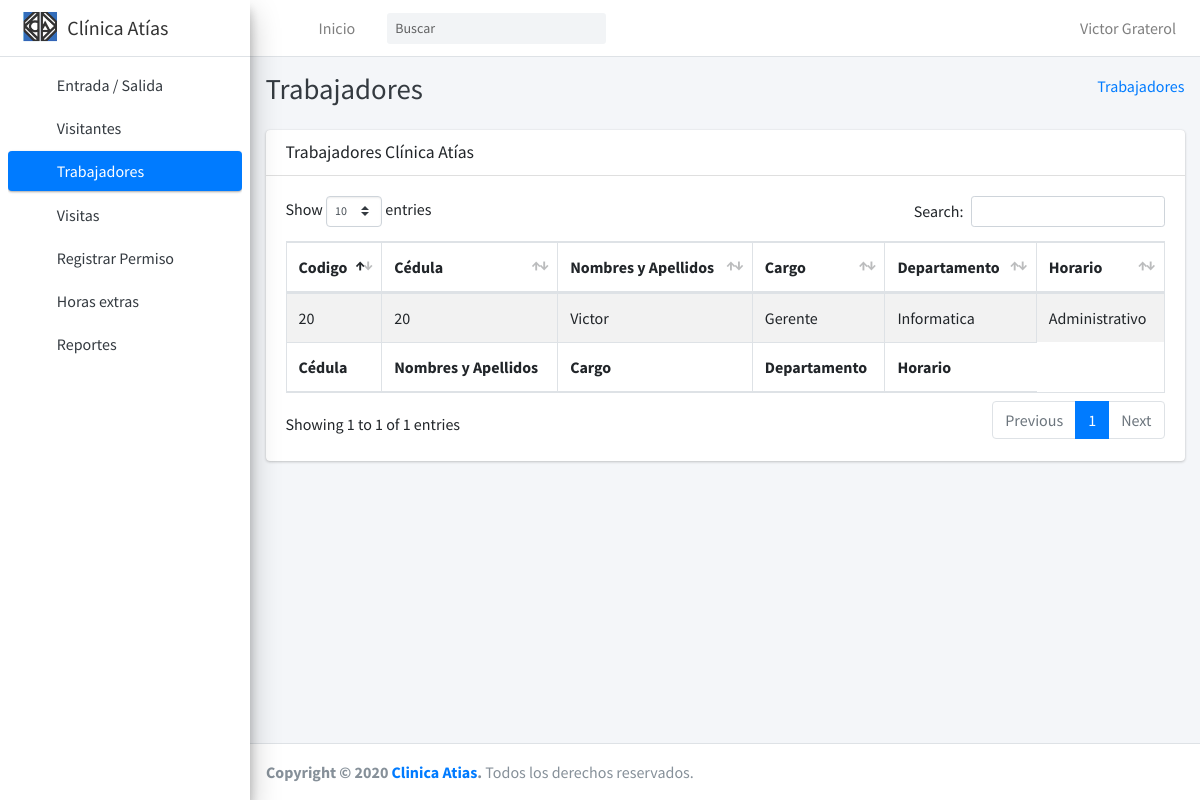
Screenshot of /trabajadores/ (signed in) with the database file from the repository.
### registration/models.py (models this page shows, shortened)
class Profile(models.Model):
    sexo_select = [
        ('M', 'Masculino'),
        ('F', 'Femenino'),
    ]
    choise_estatus = [
        ('A', 'Activo'),
        ('I', 'Inactivo'),
    ]
    user = models.OneToOneField(User, on_delete=models.CASCADE, related_name="get_profile")
    codigo = models.IntegerField(verbose_name='Código', null=True, blank=True)
    cedula = models.IntegerField(verbose_name='Cédula')
    cargo = models.CharField(max_length=150 , verbose_name='Cargo')
    departamento = models.ForeignKey(departamento, verbose_name="Departamento", on_delete=models.CASCADE)
    nacimiento = models.DateField(verbose_name='Fecha de Nacimiento', null=True, blank=True)
    sexo = models.CharField(max_length=1, choices=sexo_select, default='M',)
    tlf1 = models.CharField(max_length=50 , verbose_name='Teléfono 1', null = True, blank = True)
    tlf2 = models.CharField(max_length=50 , verbose_name='Teléfono 2', null = True, blank = True)
    horario = models.ForeignKey(horario, verbose_name="Horario", on_delete=models.CASCADE)
    estatus = models.CharField(max_length=1, choices=choise_estatus, default='A',)
    class Meta:
        verbose_name = 'trabajador'
        verbose_name_plural = 'trabajadores'
        ordering = ['codigo']

class departamento(models.Model):
    nombre = models.CharField(max_length=150 , verbose_name='Nombre')
    def __str__(self):
        return self.nombre

class horario(models.Model):
    nombre = models.CharField(max_length=150 , verbose_name='Nombre')
    dias = models.ManyToManyField(dia)
    entrada = models.TimeField()
    salida = models.TimeField()
    def __str__(self):
        return self.nombre

### core/views.py (the view)
# urls.py: path('trabajadores/', views.TrabajadoresListView.as_view(), name ='trabajadores'),
@method_decorator(login_required, name='dispatch')
class TrabajadoresListView(ListView):
    model = Profile
    template_name = 'core/trabajadores.html'

### core/templates/core/trabajadores.html (shortened to what this page needs)
{% extends "core/base.html" %}
{% load static %}
{% block titulo %} Trabajadores {% endblock %}
{% block head %}
  <link rel="stylesheet" href="{% static 'core/plugins/datatables-bs4/css/dataTables.bootstrap4.min.css' %}">
  <link rel="stylesheet" href="{% static 'core/plugins/datatables-responsive/css/responsive.bootstrap4.min.css' %}">
{% endblock %}
{% block breadcums %}
    <li class="breadcrumb-item"><a href="#">Trabajadores</a></li>
{% endblock %}
{% block contenido %}
    <div class="row">
        <div class="col-12">
            <div class="card">
                <div class="card-header">
                    <h3 class="card-title">Trabajadores Clínica Atías</h3>
                </div>
                <div class="card-body">
                    <table id="example1" class="table table-bordered table-striped">
                        <thead>
                            <tr>
                                <th>Codigo</th>
                                <th>Cédula</th>
                                <th>Nombres y Apellidos</th>
                                <th>Cargo</th>
                                <th>Departamento</th>
                                <th>Horario</th>
                            </tr>
                        </thead>
                        <tbody>
                            {% for trabajador in object_list %}
                                <tr>
                                    <td> {{ trabajador.codigo}} </td>
                                    <td> {{ trabajador.cedula}} </td>
                                    <td>{{ trabajador.user.first_name}} {{ trabajador.user.last}}</td>
                                    <td>{{ trabajador.cargo}}</td>
                                    <td>{{ trabajador.departamento}}</td>
                                    <td>{{ trabajador.horario}}</td>
                                </tr>
                            {% endfor %}
                        </tbody>
                        <tfoot>
                            <tr>
                                <th>Cédula</th>
                                <th>Nombres y Apellidos</th>
                                <th>Cargo</th>
                                <th>Departamento</th>
                                <th>Horario</th>
                            </tr>
                        </tfoot>
                    </table>
                </div>
            </div>
        </div>
    </div>
{% endblock %}

### core/templates/core/base.html (shortened to what this page needs)
<!DOCTYPE html>
{% load static %}
<html>
<head>
  <link rel="stylesheet" href="{% static 'core/plugins/fontawesome-free/css/all.min.css' %}">
  <link rel="stylesheet" href="https://code.ionicframework.com/ionicons/2.0.1/css/ionicons.min.css">
  <link rel="stylesheet" href="{% static 'core/plugins/tempusdominus-bootstrap-4/css/tempusdominus-bootstrap-4.min.css' %}">
  <link rel="stylesheet" href="{% static 'core/plugins/icheck-bootstrap/icheck-bootstrap.min.css' %}">
  <link rel="stylesheet" href="{% static 'core/dist/css/adminlte.min.css' %}">
  <link rel="stylesheet" href="{% static 'core/plugins/overlayScrollbars/css/OverlayScrollbars.min.css' %}">
  <link rel="stylesheet" href="{% static 'core/plugins/jqvmap/jqvmap.min.css' %}">
  <link rel="stylesheet" href="{% static 'core/plugins/summernote/summernote-bs4.css' %}">
  <link rel="stylesheet" href="{% static 'core/plugins/select2/css/select2.min.css' %}">
  <link rel="stylesheet" href="{% static 'core/plugins/select2-bootstrap4-theme/select2-bootstrap4.min.css' %}">
  {% block head %}
  {% endblock %}
</head>
<body class="hold-transition sidebar-mini layout-fixed {% block sidebar %} {% endblock %}">
<div class="wrapper">
  <nav class="main-header navbar navbar-expand navbar-white navbar-light">
    <ul class="navbar-nav">
      <li class="nav-item">
        <a class="nav-link" data-widget="pushmenu" href="#" role="button"><i class="fas fa-bars"></i></a>
      </li>
      <li class="nav-item d-none d-sm-inline-block">
        <a href="{% url 'core:index' %}" class="nav-link">Inicio</a>
      </li>
    </ul>
    <form class="form-inline ml-3">
      <div class="input-group input-group-sm">
        <input class="form-control form-control-navbar" type="search" placeholder="Buscar" aria-label="Search">
        <div class="input-group-append">
          <button class="btn btn-navbar" type="submit">
            <i class="fas fa-search"></i>
          </button>
        </div>
      </div>
    </form>
    <ul class="navbar-nav ml-auto">
      <li class="nav-item dropdown user-menu">
        {% if request.user.is_authenticated %}
          <a href="#" class="nav-link dropdown-toggle" data-toggle="dropdown" aria-expanded="false">
            <span class="d-none d-md-inline"><i class="far fa-user"></i> {{ request.user.first_name }} {{ request.user.last_name }}</span>
          </a>
        {% else %}
          <a href="{% url 'login' %}" class="btn btn-outline-primary float-right"> <i class="far fa-user"></i> Iniciar Sesión</a>
        {% endif %}
      </li>
    </ul>
  </nav>
  <aside class="main-sidebar elevation-4 sidebar-light-primary">
    <a href="{% url 'core:index' %}" class="brand-link navbar-white">
      <img src="{% static 'core/images/logo.png' %}" alt="Clínica Atías Logo" class="brand-image" style="opacity: .8">
      <span class="brand-text font-weight-light"><b>Clínica Atías</b></span>
    </a>
    <div class="sidebar">
      <nav class="mt-2">
        <ul class="nav nav-pills nav-sidebar flex-column" data-widget="treeview" role="menu" data-accordion="false">
          <li class="nav-item">
            <a href="{% url 'core:index' %}" class="nav-link {% if request.path == '/' %} active {% endif %}">
              <i class="nav-icon fas fa-edit"></i>
              <p>
                Entrada / Salida
              </p>
            </a>
          </li>
          <li class="nav-item">
            <a href="{% url 'core:visitantes_add' %}" class="nav-link {% if "visitantes" in request.path %} active {% endif %}">
              <i class="nav-icon fas fa-edit"></i>
              <p>
                Visitantes
              </p>
            </a>
          </li>
          {% if request.user.is_authenticated %}
            <li class="nav-item">
              <a href="{% url 'core:trabajadores' %}" class="nav-link {% if 'trabajadores' in request.path %} active {% endif %}">
                <i class="nav-icon fas fa-users"></i>
                <p>
                  Trabajadores
                </p>
              </a>
            </li>
            <li class="nav-item">
              <a href="{% url 'core:visitas' %}" class="nav-link {% if 'visitas' in request.path %} active {% endif %}">
                <i class="nav-icon fas fa-users"></i>
                <p>
                  Visitas
                </p>
              </a>
            </li>
            <li class="nav-item">
              <a href="{% url 'core:permisos_add' %}" class="nav-link {% if 'permisos' in request.path %} active {% endif %}">
                <i class="nav-icon fas fa-users"></i>
                <p>
                  Registrar Permiso
                </p>
              </a>
            </li>
            <li class="nav-item">
              <a href="{% url 'core:extras_add' %}" class="nav-link {% if 'extras' in request.path %} active {% endif %}">
                <i class="nav-icon fas fa-calendar-check"></i>
                <p>
                  Horas extras
                </p>
              </a>
            </li>
            <li class="nav-item">
              <a href="{% url 'core:diario' %}" class="nav-link {% if 'diario' in request.path %} active {% endif %}">
                <i class="nav-icon fas fa-calendar-check"></i>
                <p>
                  Reportes
                </p>
              </a>
            </li>
          {% endif %}
        </ul>
      </nav>
    </div>
  </aside>
  <div class="content-wrapper">
    <div class="content-header">
      <div class="container-fluid">
        <div class="row mb-2">
          <div class="col-sm-6">
            <h1 class="m-0 text-dark">{% block titulo %} Inicio {% endblock %}</h1>
          </div>
          <div class="col-sm-6">
            <ol class="breadcrumb float-sm-right">
              {% block breadcums %}{% endblock %}
            </ol>
          </div>
        </div>
      </div>
    </div>
    <section class="content">
      <div class="container-fluid">
        {% block contenido %} {% endblock %}
      </div>
    </section>
  </div>
  <footer class="main-footer">
    <strong>Copyright &copy; 2020 <a href="http://ClinicaAtias">Clinica Atias</a>.</strong>
    Todos los derechos reservados.
  </footer>
</div>
</body>
</html>

### rows the page displays
Profile: codigo "20", cedula "20", user.first_name "Victor", cargo "Gerente", departamento "Informatica", horario "Administrativo"

### other values shown
{{ request.user.first_name }} "Victor"
{{ request.user.last_name }} "Graterol"
